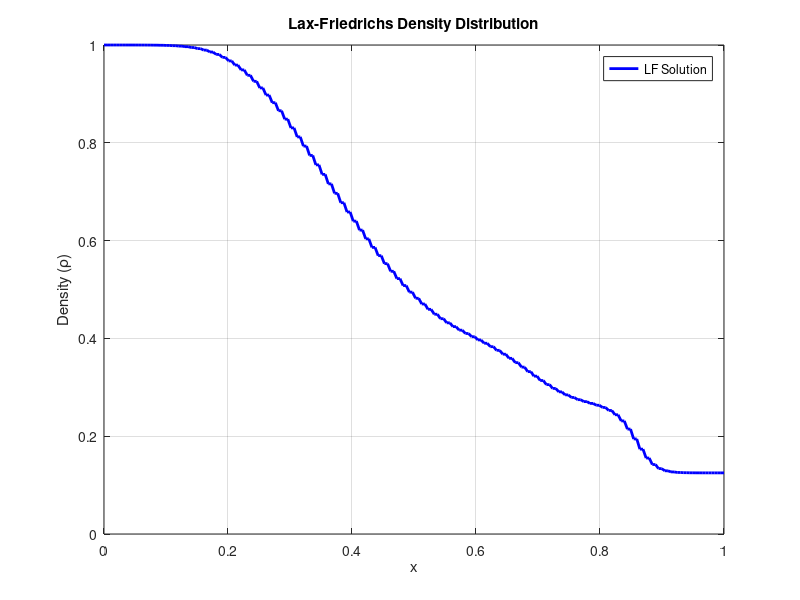

MATLAB code to generate this figure: (Note: this script raises an error after producing the figure.)
function lax_friedrichs_solution()
    % Lax-Friedrichs method for Sod's shock tube problem
    
    % Initial conditions
    rho_L = 1.0; u_L = 0.0; p_L = 1.0;
    rho_R = 0.125; u_R = 0.0; p_R = 0.1;
    gamma = 1.4;
    
    % Domain and time
    N = 200;
    x = linspace(0, 1, N);
    dx = x(2) - x(1);
    t_final = 0.2;
    CFL = 0.5;
    
    % Initialize solution
    W = zeros(3, N);
    for i = 1:N
        if x(i) < 0.5
            W(1,i) = rho_L;
            W(2,i) = rho_L * u_L;
            W(3,i) = p_L/(gamma-1) + 0.5*rho_L*u_L^2;
        else
            W(1,i) = rho_R;
            W(2,i) = rho_R * u_R;
            W(3,i) = p_R/(gamma-1) + 0.5*rho_R*u_R^2;
        end
    end
    
    % Time stepping
    t = 0;
    while t < t_final
        % Calculate time step
        max_speed = 0;
        for i = 1:N
            rho = W(1,i);
            u = W(2,i)/rho;
            E = W(3,i);
            p = (gamma-1)*(E - 0.5*rho*u^2);
            c = sqrt(gamma*p/rho);
            max_speed = max(max_speed, abs(u) + c);
        end
        dt = CFL * dx / max_speed;
        if t + dt > t_final
            dt = t_final - t;
        end
        
        % Lax-Friedrichs update
        W_new = zeros(3, N);
        for i = 2:N-1
            % Calculate fluxes
            F_left = euler_flux(W(:,i-1), gamma);
            F_right = euler_flux(W(:,i+1), gamma);
            
            % Lax-Friedrichs scheme
            W_new(:,i) = 0.5*(W(:,i-1) + W(:,i+1)) - (dt/(2*dx))*(F_right - F_left);
        end
        
        % Boundary conditions
        W_new(:,1) = W_new(:,2);
        W_new(:,N) = W_new(:,N-1);
        
        W = W_new;
        t = t + dt;
    end
    
    % Extract primitive variables
    rho = W(1,:);
    u = W(2,:) ./ W(1,:);
    E = W(3,:);
    p = (gamma-1)*(E - 0.5*W(1,:).*u.^2);
    
    % Save individual plots as TikZ
    % Density plot
    figure('Position', [100, 100, 400, 300]);
    set(gcf, 'Color', 'white');
    plot(x, rho, 'b-', 'LineWidth', 2);
    xlabel('x');
    ylabel('Density (\rho)');
    title('Lax-Friedrichs Density Distribution');
    legend('LF Solution', 'Location', 'best');
    grid on;
    matlab2tikz('../figure/density_lf.tex');
    
    % Velocity plot
    figure('Position', [100, 100, 400, 300]);
    set(gcf, 'Color', 'white');
    plot(x, u, 'r-', 'LineWidth', 2);
    xlabel('x');
    ylabel('Velocity (u)');
    title('Lax-Friedrichs Velocity Distribution');
    legend('LF Solution', 'Location', 'best');
    grid on;
    matlab2tikz('../figure/velocity_lf.tex');
    
    % Pressure plot
    figure('Position', [100, 100, 400, 300]);
    set(gcf, 'Color', 'white');
    plot(x, p, 'g-', 'LineWidth', 2);
    xlabel('x');
    ylabel('Pressure (p)');
    title('Lax-Friedrichs Pressure Distribution');
    legend('LF Solution', 'Location', 'best');
    grid on;
    matlab2tikz('../figure/pressure_lf.tex');
end

function F = euler_flux(W, gamma)
    rho = W(1);
    u = W(2)/rho;
    E = W(3);
    p = (gamma-1)*(E - 0.5*rho*u^2);
    
    F = [rho*u; rho*u^2 + p; u*(E + p)];
end
